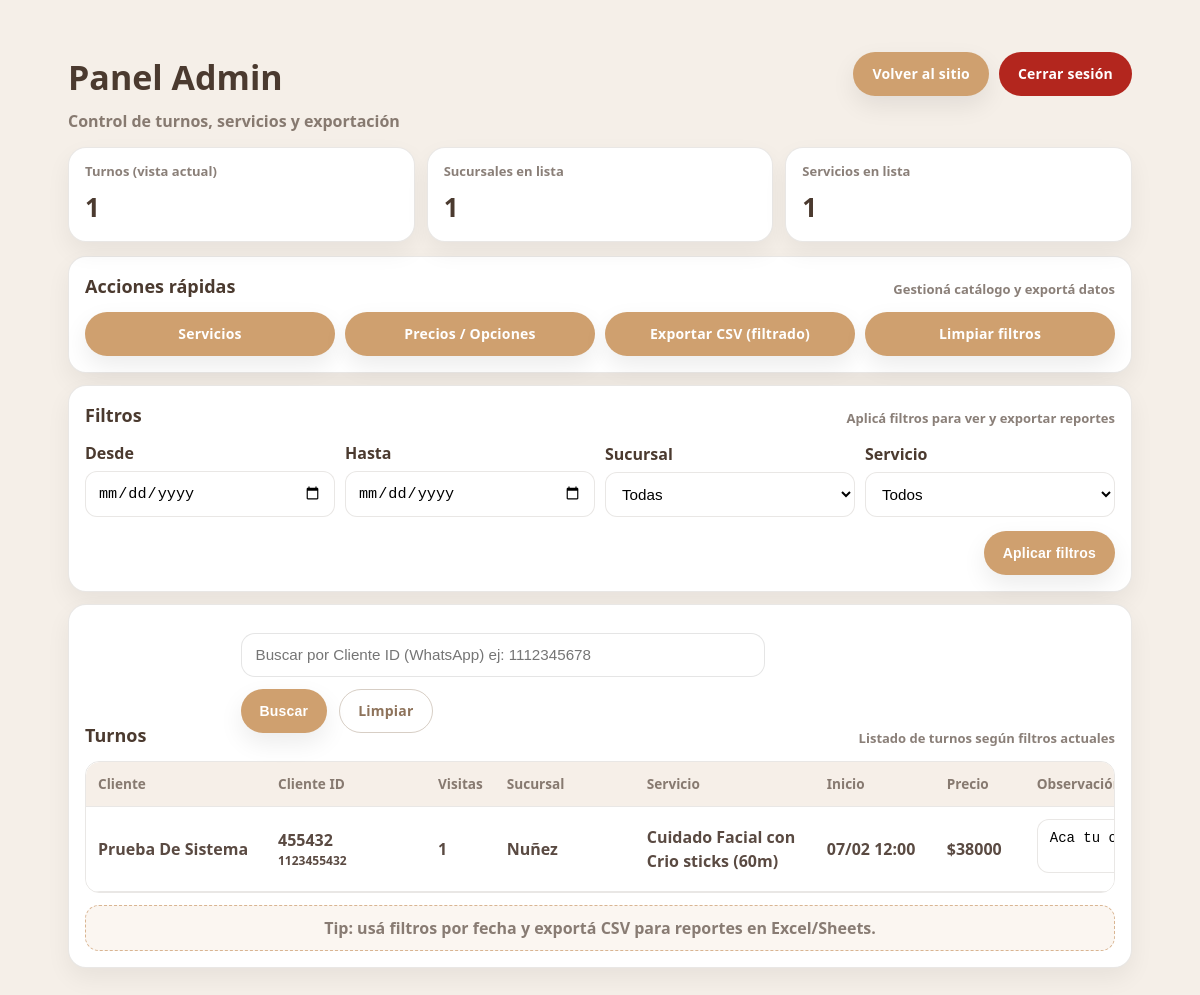
Before: /admin (signed in) with the older database file.
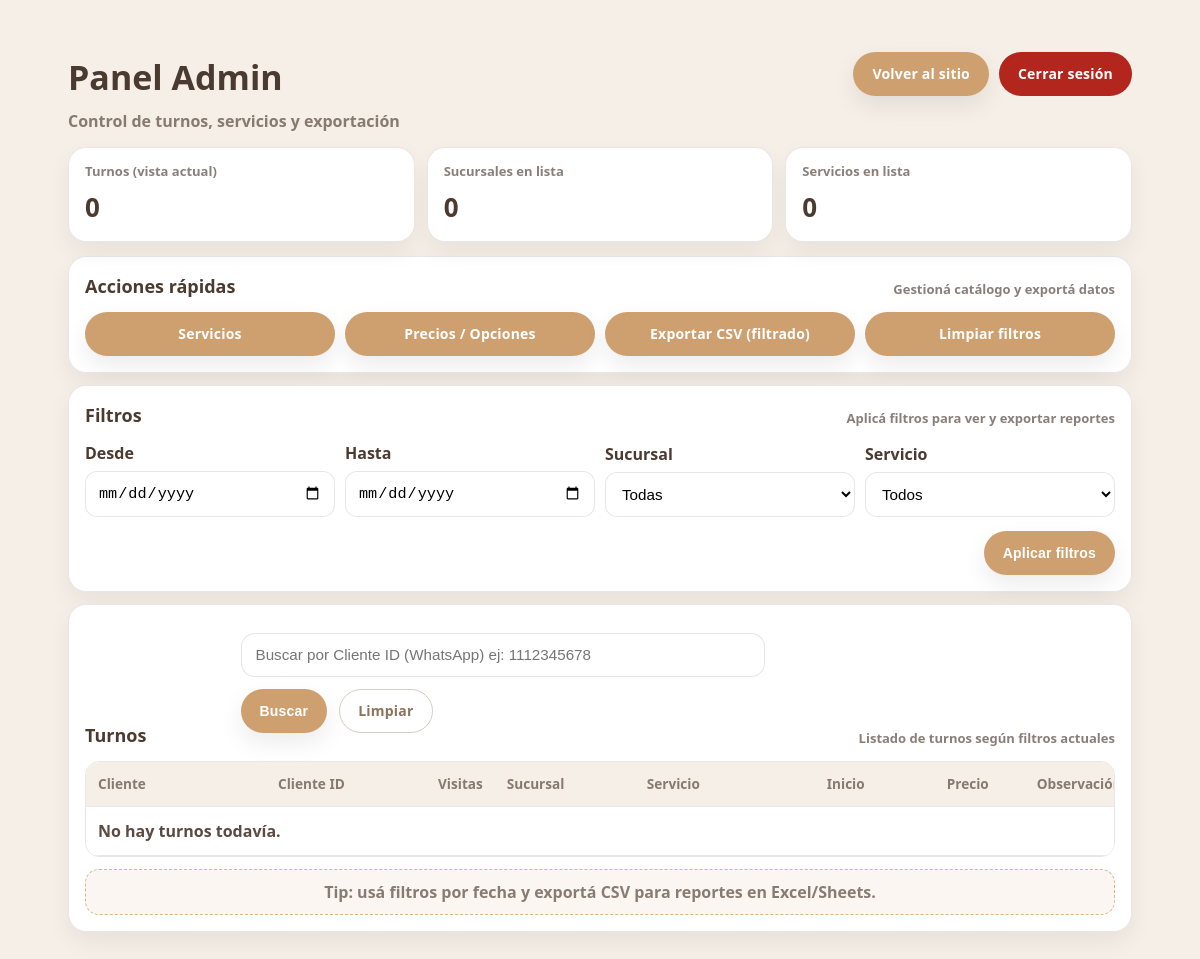
After: the same page with the newer database file.
### app.py (models this page shows)
class Turno(db.Model):
    id = db.Column(db.Integer, primary_key=True)
    nombre = db.Column(db.String(120), nullable=False)
    sucursal = db.Column(db.String(60), nullable=False)
    opcion_id = db.Column(db.Integer, db.ForeignKey("servicio_opcion.id"), nullable=False)
    servicio_nombre = db.Column(db.String(120), nullable=False)
    duracion = db.Column(db.Integer, nullable=False)
    precio = db.Column(db.Integer, nullable=False)
    inicio = db.Column(db.DateTime, nullable=False)
    fin = db.Column(db.DateTime, nullable=False)
    telefono = db.Column(db.String(30), nullable=False, default="")
    observacion = db.Column(db.Text, nullable=True, default="")
    creado_en = db.Column(db.DateTime, default=datetime.now)

### app.py (the view)
@app.route("/admin")
@admin_required
def admin_panel():
    filtros = {
        "from": request.args.get("from", ""),
        "to": request.args.get("to", ""),
        "sucursal": request.args.get("sucursal", ""),
        "servicio": request.args.get("servicio", ""),
        "cliente_id": request.args.get("cliente_id", ""),
    }
    q = Turno.query
    if filtros["from"]:
        try:
            df = datetime.strptime(filtros["from"], "%Y-%m-%d")
            q = q.filter(Turno.inicio >= df)
        except:
            pass
    if filtros["to"]:
        try:
            dt = datetime.strptime(filtros["to"], "%Y-%m-%d") + timedelta(days=1)
            q = q.filter(Turno.inicio < dt)
        except:
            pass
    if filtros["sucursal"]:
        q = q.filter(Turno.sucursal == filtros["sucursal"])
    if filtros["servicio"]:
        q = q.filter(Turno.servicio_nombre == filtros["servicio"])
    if filtros["cliente_id"]:
        cid = normalizar_telefono(filtros["cliente_id"])
        q = q.filter(Turno.telefono.contains(cid))
    turnos = q.order_by(Turno.inicio.desc()).all()
    visitas_por_tel = {}
    tels = {t.telefono for t in turnos if t.telefono}
    if tels:
        filas = (
            db.session.query(Turno.telefono, func.count(Turno.id))
            .filter(Turno.telefono.in_(list(tels)))
            .group_by(Turno.telefono)
            .all()
        )
        visitas_por_tel = {tel: cnt for tel, cnt in filas}
    sucursales = sorted({t.sucursal for t in Turno.query.all()})
    servicios = sorted({t.servicio_nombre for t in Turno.query.all()})
    return render_template(
        "admin_panel.html",
        turnos=turnos,
        filtros=filtros,
        visitas_por_tel=visitas_por_tel,
        sucursales=sucursales,
        servicios=servicios
    )

### app.py (called while the page is built)
def admin_required(f):
    @wraps(f)
    def wrapper(*args, **kwargs):
        if not session.get("is_admin"):
            return redirect(url_for("admin_login"))
        return f(*args, **kwargs)
    return wrapper

### templates/admin_panel.html (shortened to what the changed rows need)
<!DOCTYPE html>
<html lang="es">
<head>
  <link rel="stylesheet" href="/static/style.css">
</head>
<body>
  <div class="container admin-wide">
    <div class="admin-shell">
      <header class="admin-header">
        <div>
          <h1 class="admin-title">Panel Admin</h1>
        </div>
      </header>
      <section class="kpi-grid">
        <div class="kpi-card">
          <div class="kpi-label">Turnos (vista actual)</div>
          <div class="kpi-value">{{ turnos|length }}</div>
        </div>
        <div class="kpi-card">
          <div class="kpi-label">Sucursales en lista</div>
          <div class="kpi-value">{{ sucursales|length }}</div>
        </div>
        <div class="kpi-card">
          <div class="kpi-label">Servicios en lista</div>
          <div class="kpi-value">{{ servicios|length }}</div>
        </div>
      </section>
      <section class="panel-card">
        <div class="panel-head">
          <h2>Acciones rápidas</h2>
        </div>
      </section>
      <section class="panel-card">
        <div class="panel-head">
          <h2>Filtros</h2>
        </div>
      </section>
      <section class="panel-card">
        <div class="panel-head">
          <h2>Turnos</h2>
        </div>
        <div class="table-wrap">
          <table class="table">
            <thead>
              <tr>
                <th style="min-width:180px;">Cliente</th>
                <th style="min-width:160px;">Cliente ID</th>
                <th style="width:80px;">Visitas</th>
                <th style="min-width:140px;">Sucursal</th>
                <th style="min-width:180px;">Servicio</th>
                <th style="min-width:120px;">Inicio</th>
                <th style="min-width:90px;">Precio</th>
                <th style="min-width:280px;">Observación</th>
              </tr>
            </thead>
            <tbody>
              {% for t in turnos %}
                <tr>
                  <td class="td-nowrap">{{ t.nombre }}</td>
                  <td>
                    <strong>{{ (t.telefono or '')[-6:] }}</strong>
                    <div class="muted" style="font-size:12px;">{{ t.telefono }}</div>
                  </td>
                  <td>{{ visitas_por_tel.get(t.telefono, 1) }}</td>
                  <td>{{ t.sucursal }}</td>
                  <td>{{ t.servicio_nombre }} ({{ t.duracion }}m)</td>
                  <td>{{ t.inicio.strftime('%d/%m %H:%M') }}</td>
                  <td>${{ t.precio }}</td>
                  <td>
                    <textarea
                      name="observacion"
                      form="obs-{{ t.id }}"
                      rows="2"
                      class="textarea"
                      placeholder="Escribir nota…"
                    >{{ t.observacion or "" }}</textarea>
                  </td>
                </tr>
              {% else %}
                <tr>
                  <td colspan="9" class="muted">No hay turnos todavía.</td>
                </tr>
              {% endfor %}
            </tbody>
          </table>
        </div>
      </section>
    </div>
  </div>
</body>
</html>

Changed rows visible on the page:
removed Turno: nombre "Prueba De Sistema", telefono "455432", telefono "1123455432", get "1", sucursal "Nuñez", servicio_nombre "Cuidado Facial con Crio sticks", duracion "60", inicio "07/02 12:00", precio "38000", observacion "Aca tu observación"
Other visible differences:
{{ turnos|length }}: "1" → "0"
{{ sucursales|length }}: "1" → "0"
{{ servicios|length }}: "1" → "0"
text now shown: "No hay turnos todavía."
